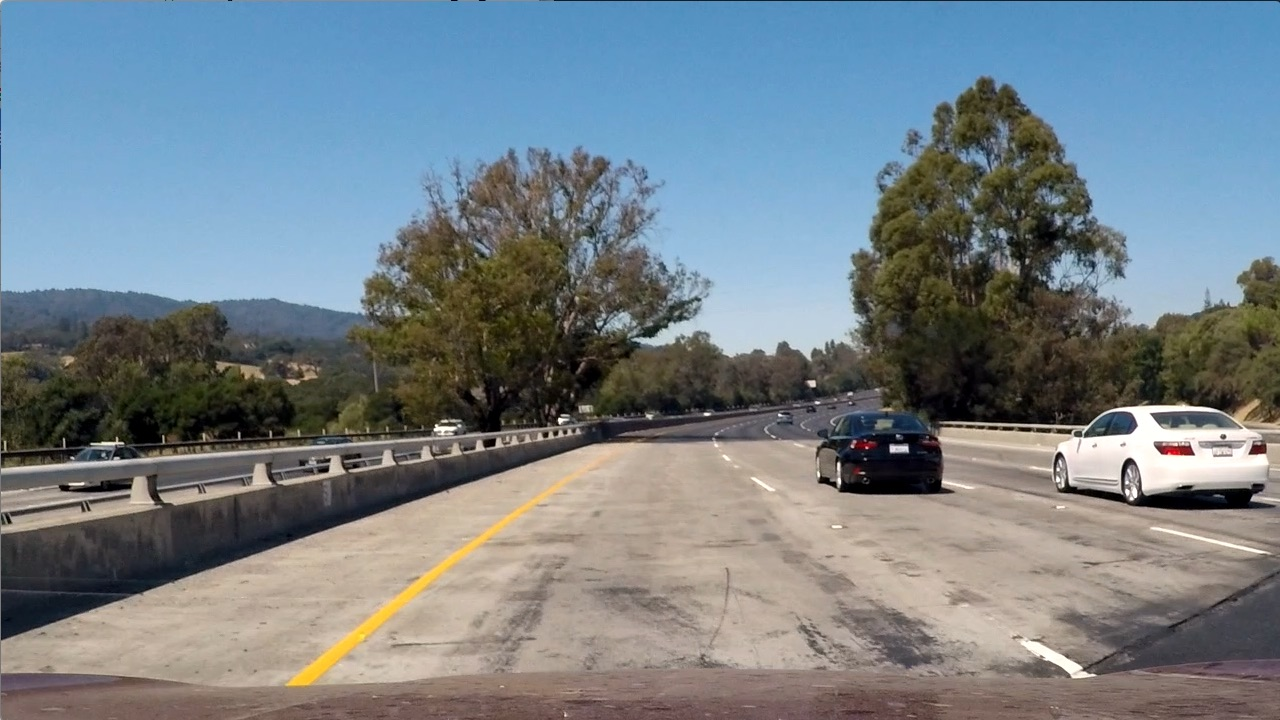
#> input picture Lane prediction/test_images/test1.jpg, 1280 x 720 px, found by its file name
$ python Binarizing.py   (older library calls are emulated)
#> lines starting #> are read from the running program, lines starting #| are printed output that depends on the picture; after the words box and inside, x2 and y2 are one past the last pixel; in counts of white or black regions, pixels touching at a corner belong together
import cv2
import glob
import numpy as np
import os.path as path
import matplotlib.pyplot as plt

# selected threshold to highlight yellow lines
yellow_HSV_th_min = np.array([0, 70, 70])
yellow_HSV_th_max = np.array([50, 255, 255])

def thresh_frame_in_HSV(frame, min_values, max_values, verbose=False):
    """
    Threshold a color frame in HSV space
    """
    HSV = cv2.cvtColor(frame, cv2.COLOR_BGR2HSV)

    min_th_ok = np.all(HSV > min_values, axis=2)
    max_th_ok = np.all(HSV < max_values, axis=2)

    out = np.logical_and(min_th_ok, max_th_ok)

    if verbose:
        plt.imshow(out, cmap='gray')
        plt.show()

    return out

def thresh_frame_sobel(frame, kernel_size):
    """
    Apply Sobel edge detection to an input frame, then threshold the result
    """
    gray = cv2.cvtColor(frame, cv2.COLOR_BGR2GRAY)

    sobel_x = cv2.Sobel(gray, cv2.CV_64F, 1, 0, ksize=kernel_size)
    sobel_y = cv2.Sobel(gray, cv2.CV_64F, 0, 1, ksize=kernel_size)

    sobel_mag = np.sqrt(sobel_x ** 2 + sobel_y ** 2)
    sobel_mag = np.uint8(sobel_mag / np.max(sobel_mag) * 255)

    _, sobel_mag = cv2.threshold(sobel_mag, 50, 1, cv2.THRESH_BINARY)

    return sobel_mag.astype(bool)

def get_binary_from_equalized_grayscale(frame):
    """
    Apply histogram equalization to an input frame, threshold it and return the (binary) result.
    """
    gray = cv2.cvtColor(frame, cv2.COLOR_BGR2GRAY)
    eq_global = cv2.equalizeHist(gray)
    _, th = cv2.threshold(eq_global, thresh=250, maxval=255, type=cv2.THRESH_BINARY)

    return th

def binarize(img, verbose=False):
    """
    Convert an input frame to a binary image which highlight as most as possible the lane-lines.
    """

    h, w = img.shape[:2]
    binary = np.zeros(shape=(h, w), dtype=np.uint8)

    # highlight yellow lines by threshold in HSV color space
    HSV_yellow_mask = thresh_frame_in_HSV(img, yellow_HSV_th_min, yellow_HSV_th_max, verbose=False)
    binary = np.logical_or(binary, HSV_yellow_mask)

    # highlight white lines by thresholding the equalized frame
    eq_white_mask = get_binary_from_equalized_grayscale(img)
    binary = np.logical_or(binary, eq_white_mask)

    # get Sobel binary mask (thresholded gradients)
    sobel_mask = thresh_frame_sobel(img, kernel_size=9)
    binary = np.logical_or(binary, sobel_mask)

    # apply a light morphology to "fill the gaps" in the binary image
    kernel = np.ones((5, 5), np.uint8)
    closing = cv2.morphologyEx(binary.astype(np.uint8), cv2.MORPH_CLOSE, kernel)

    if verbose:
        f, ax = plt.subplots(2, 3)
        f.set_facecolor('white')
        ax[0, 0].imshow(cv2.cvtColor(img, cv2.COLOR_BGR2RGB))
        ax[0, 0].set_title('input_frame')
        ax[0, 0].set_axis_off()
        ax[0, 0].set_facecolor('red')
        ax[0, 1].imshow(eq_white_mask, cmap='gray')
        ax[0, 1].set_title('white mask')
        ax[0, 1].set_axis_off()

        ax[0, 2].imshow(HSV_yellow_mask, cmap='gray')
        ax[0, 2].set_title('yellow mask')
        ax[0, 2].set_axis_off()

        ax[1, 0].imshow(sobel_mask, cmap='gray')
        ax[1, 0].set_title('sobel mask')
        ax[1, 0].set_axis_off()

        ax[1, 1].imshow(binary, cmap='gray')
        ax[1, 1].set_title('before closure')
        ax[1, 1].set_axis_off()

        ax[1, 2].imshow(closing, cmap='gray')
        ax[1, 2].set_title('after closure')
        ax[1, 2].set_axis_off()
        plt.show()

    return closing

if __name__ == '__main__':
    # [4 lines of commented-out code are left out]

    test_img_dir = r"C:\Users\SOUMYA\Documents\GitHub\Important\Project\Embedded ML\SELF DRIVING CAR\Lane prediction\test_images\test1.jpg"
    frame = cv2.imread(test_img_dir)
#> frame is the input picture: shape (720, 1280, 3); mean B, G, R 135.5, 128.7, 117.5
    binarize(img=frame, verbose=True)
#> in thresh_frame_in_HSV, `min_th_ok = np.all(HSV > min_values, axis=2)`:
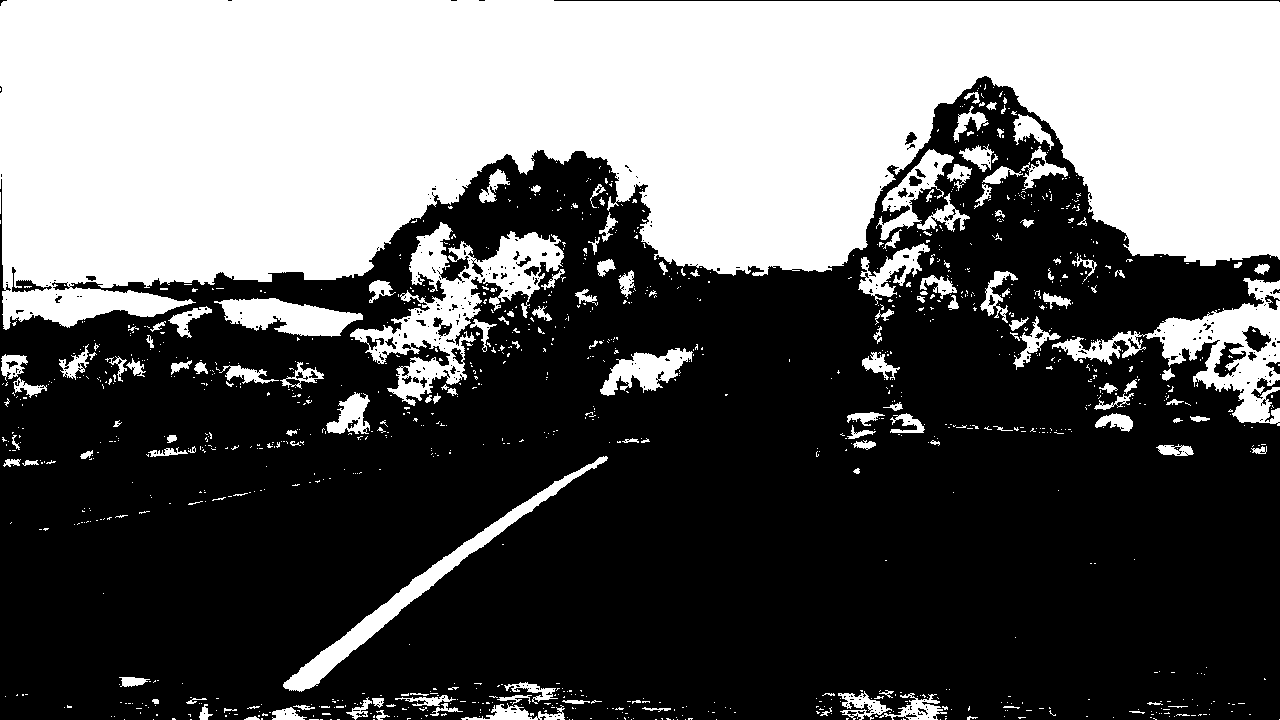
#> min_th_ok: shape (720, 1280) bool; 38.5% white; 1210 white regions (1049 under 20 px), largest, box (x1, y1, x2, y2) and area: (0, 0, 1280, 330) 294433, (350, 222, 564, 406) 11436, (1052, 278, 1280, 426) 9231
#> in thresh_frame_sobel, `sobel_y = cv2.Sobel(gray, cv2.CV_64F, 0, 1, ksize=kernel_size)`:
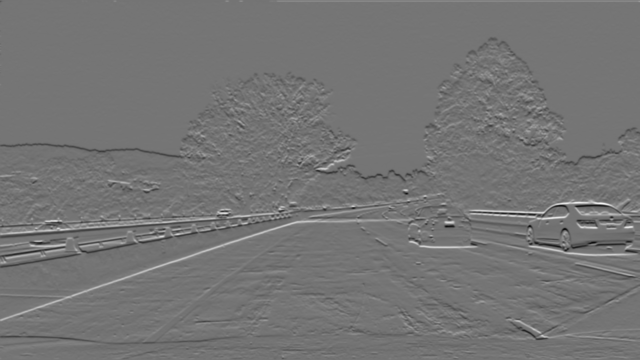
#> sobel_y: shape (720, 1280) float64 (shown at 1/2 size); min -1744700, max 2058114, mean -892.7; drawn with min black and max white
#> in binarize, `closing = cv2.morphologyEx(binary.astype(np.uint8), cv2.MORPH_CLOSE, k..`:
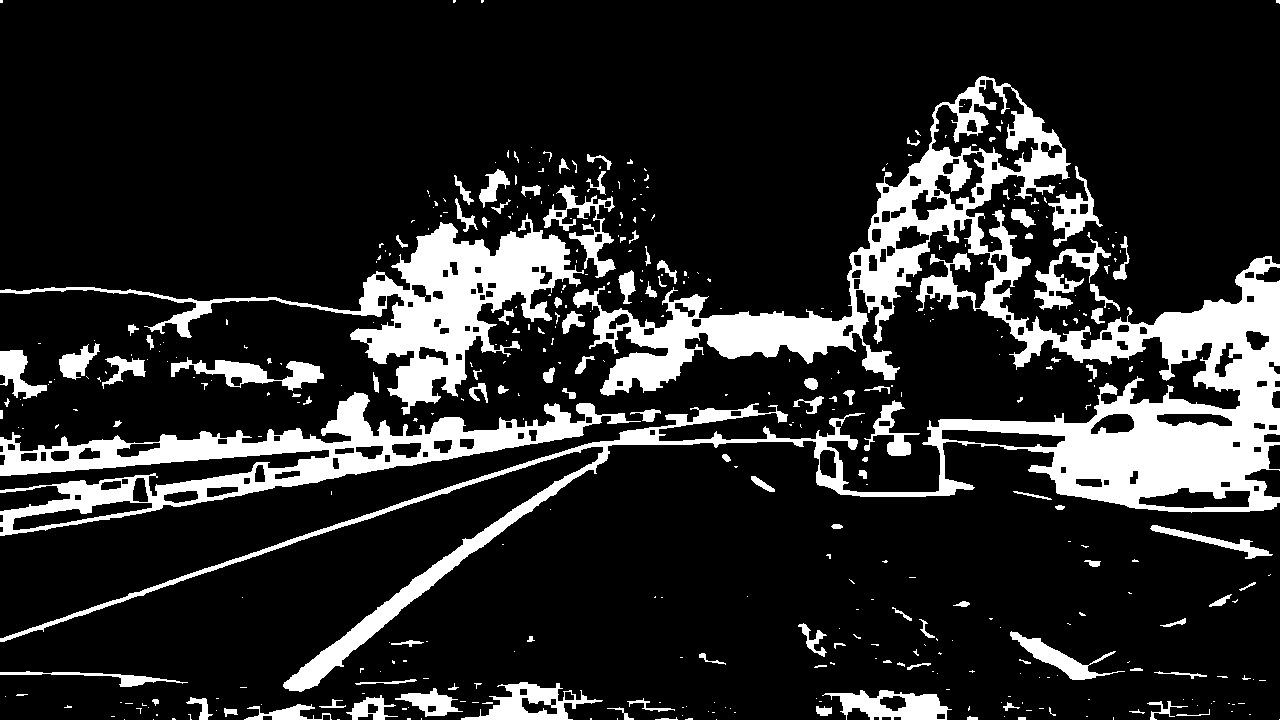
#> closing: shape (720, 1280); values 0 (black) and 1 (white), 16.1% white; 430 white regions (310 under 20 px), largest, box (x1, y1, x2, y2) and area: (0, 76, 1280, 692) 76711, (0, 392, 641, 536) 21758, (0, 213, 584, 415) 20513
#> in binarize, `plt.show()`:
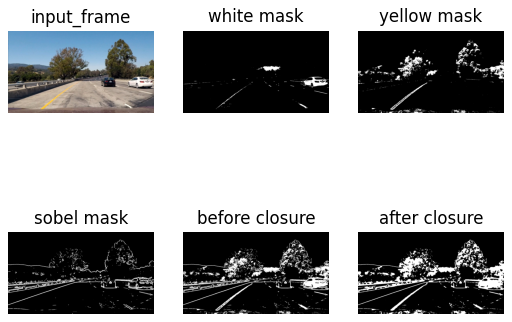
#> figure drawn by matplotlib, 6 panels

$ run again, with Lane prediction/test_images/test2.jpg copied over Lane prediction/test_images/test1.jpg
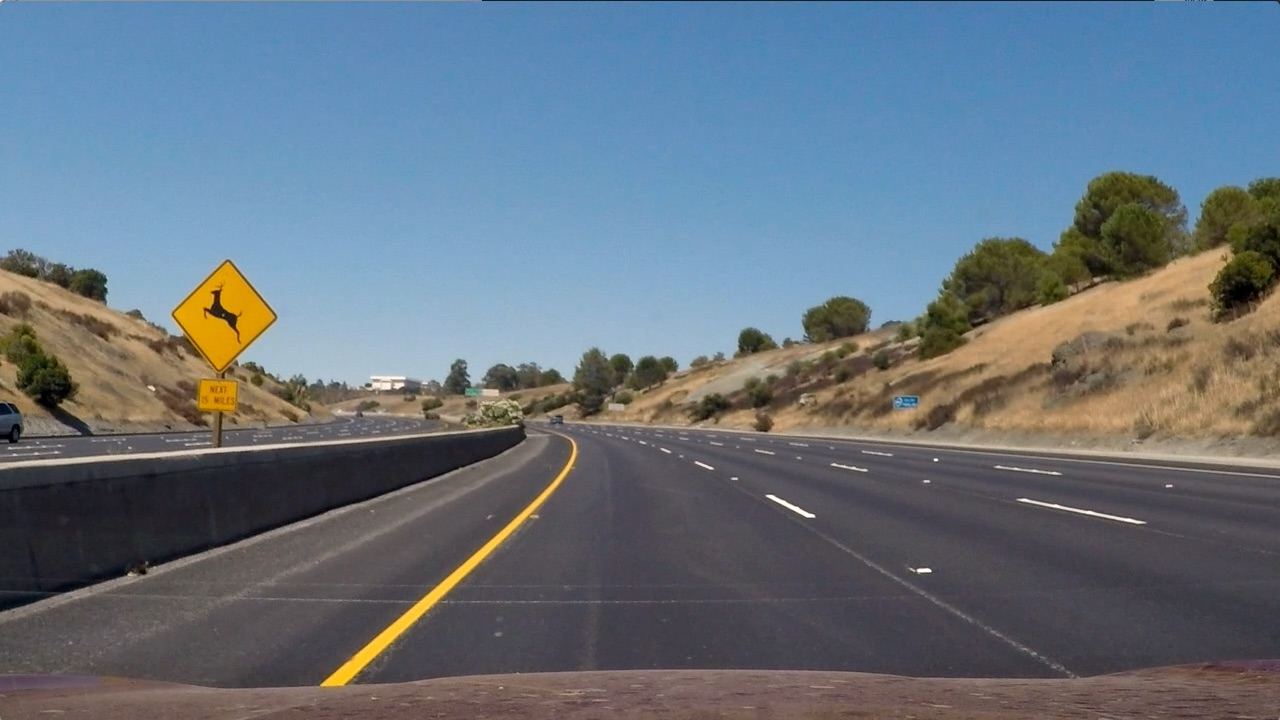
#> input picture Lane prediction/test_images/test2.jpg, 1280 x 720 px, found by its file name
#> frame is the input picture: shape (720, 1280, 3); mean B, G, R 125.5, 114.6, 102.8
#> HSV: shape (720, 1280, 3); mean H, S, V 86.2, 80.3, 138.5
#> in thresh_frame_in_HSV, `min_th_ok = np.all(HSV > min_values, axis=2)`:
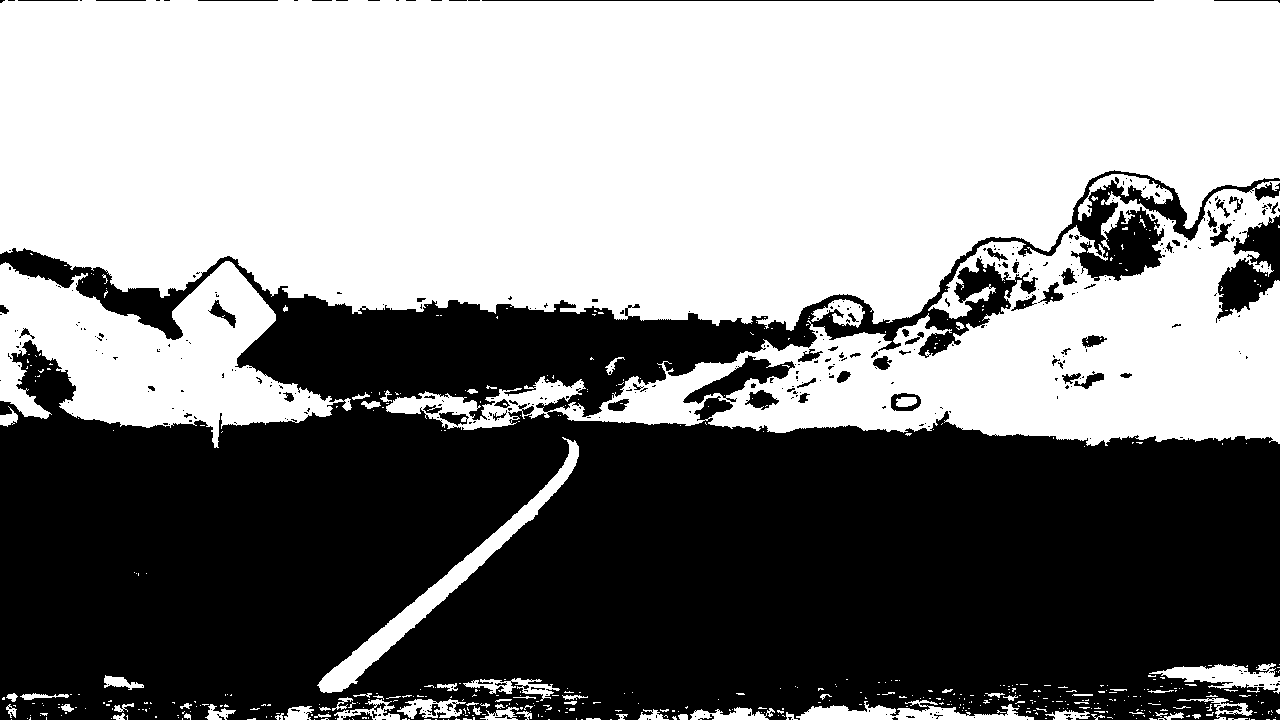
#> min_th_ok: shape (720, 1280) bool; 53% white; 412 black regions (347 under 20 px), largest, box (x1, y1, x2, y2) and area: (0, 170, 1280, 720) 420376, (1216, 215, 1280, 323) 3399, (683, 355, 795, 404) 1749
#> max_th_ok: shape (720, 1280) bool; 29.5% white; 101 white regions (86 under 20 px), largest, box (x1, y1, x2, y2) and area: (0, 173, 1280, 720) 268616, (1016, 500, 1145, 530) 873, (768, 492, 815, 522) 412
#> out: shape (720, 1280) bool; 14.6% white; 532 white regions (465 under 20 px), largest, box (x1, y1, x2, y2) and area: (386, 181, 1280, 446) 83712, (0, 261, 352, 448) 30874, (317, 437, 579, 693) 4978
#> th: shape (720, 1280); 2% white; 268 white regions (243 under 20 px), largest, box (x1, y1, x2, y2) and area: (237, 321, 582, 390) 11134, (321, 440, 576, 686) 2799, (0, 435, 426, 468) 1309
#> in binarize, `closing = cv2.morphologyEx(binary.astype(np.uint8), cv2.MORPH_CLOSE, k..`:
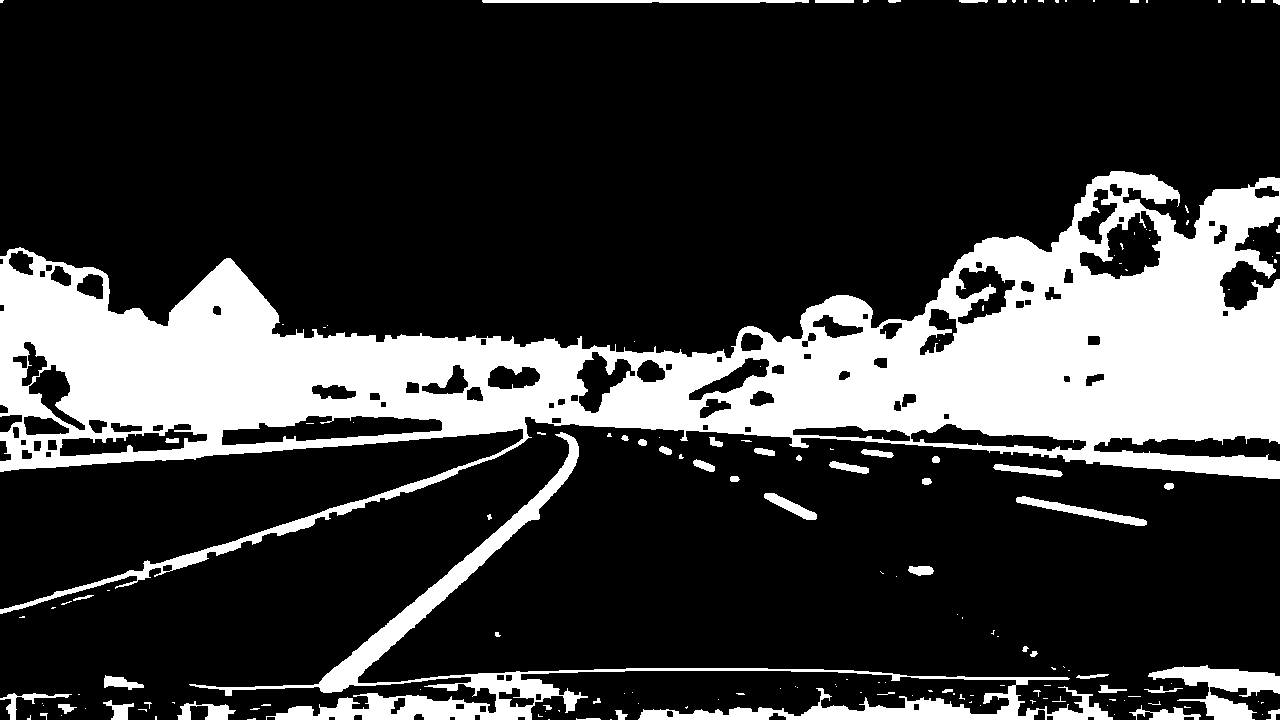
#> closing: shape (720, 1280); values 0 (black) and 1 (white), 22% white; 165 white regions (112 under 20 px), largest, box (x1, y1, x2, y2) and area: (0, 171, 1280, 614) 171185, (189, 432, 1113, 720) 20250, (1148, 665, 1280, 720) 3083
